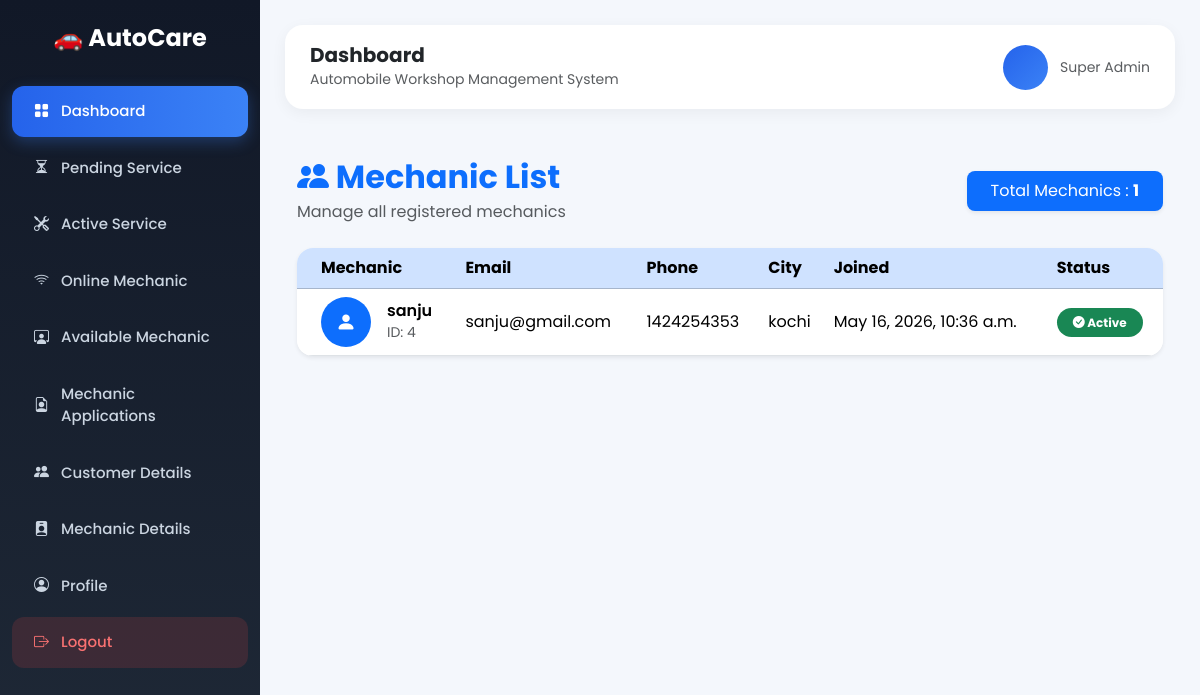
/superuser/mechanics-list/ (signed in), run on the app's committed database.
### mechanic/models.py (models this page shows, shortened)
class Mechanic(models.Model):
    name = models.CharField(max_length=255)
    email = models.EmailField(unique=True)
    number = models.CharField(max_length=15)
    address = models.TextField()
    certificate = models.FileField(upload_to='mechanic_certificate/')
    aadhaar = models.TextField(max_length=12)
    experience_certificate = models.FileField(upload_to='mechanic_experience_certificate/', blank=True, null=True)
    city = models.ForeignKey(City, on_delete=models.CASCADE)
    password = models.CharField(max_length=255)
    profile_pic = models.ImageField(upload_to='mechanic_profile_pic/', blank=True, null=True)
    is_valid = models.BooleanField(default=False)
    is_reject = models.BooleanField(default=False)
    last_login_date = models.DateTimeField(blank=True, null=True)
    application_created_at = models.DateTimeField(auto_now_add=True)
    created_at = models.DateTimeField(blank=True, null=True)

### customer/models.py (models this page shows, shortened)
class City(models.Model):
    name = models.CharField(max_length=255)

### superuser/views.py (the view)
# urls.py: path('mechanics-list/', views.all_mechanic_details, name='all_mechanic_details'),
def all_mechanic_details(request):
    superuser = check_superuser_access(request)
    if superuser is None:
        return redirect('login_superuser')
    mechanic = Mechanic.objects.select_related('city').filter(is_valid=True)
    return render(request, 'all_mechanic_details.html',{
        'mechanic':mechanic
    })

### superuser/views.py (called while the page is built)
def check_superuser_access(request):
    super_user_id = request.session.get('super_user_id')
    if not super_user_id:
        return None
    try:
        superuser = Superadmin.objects.get(id=super_user_id)
        return superuser
    except Superadmin.DoesNotExist:
        return None

### superuser/templates/all_mechanic_details.html (shortened to what this page needs)
{% extends 'base_admin.html' %}
{% load static %}
{% block content %}
<div class="container py-4">
    <div class="d-flex justify-content-between align-items-center mb-4">
        <div>
            <h2 class="fw-bold text-primary mb-1">
                <i class="bi bi-people-fill"></i>
                Mechanic List
            </h2>
            <p class="text-muted mb-0">
                Manage all registered mechanics
            </p>
        </div>
        <div class="bg-primary text-white px-4 py-2 rounded-3 shadow-sm">
            Total Mechanics : <strong>{{ mechanic|length }}</strong>
        </div>
    </div>
    <div class="card border-0 shadow-sm rounded-4 overflow-hidden">
        <div class="card-body p-0">
            <div class="table-responsive">
                <table class="table table-hover align-middle mb-0">
                    <thead class="table-primary">
                        <tr>
                            <th class="ps-4">Mechanic</th>
                            <th>Email</th>
                            <th>Phone</th>
                            <th>City</th>
                            <th>Joined</th>
                            <th>Status</th>
                        </tr>
                    </thead>
                    <tbody>
                        {% for m in mechanic %}
                        <tr style="cursor:pointer;"
                            onclick="window.location.href='/superuser/mechanic/{{ m.id }}/'">
                            <td class="ps-4">
                                <div class="d-flex align-items-center">
                                    <div class="bg-primary text-white rounded-circle d-flex align-items-center justify-content-center me-3"
                                         style="width:50px;height:50px;font-size:20px;">
                                        <i class="bi bi-person-fill"></i>
                                    </div>
                                    <div>
                                        <h6 class="mb-0 fw-semibold">
                                            {{ m.name }}
                                        </h6>
                                        <small class="text-muted">
                                            ID: {{ m.id }}
                                        </small>
                                    </div>
                                </div>
                            </td>
                            <td>
                                {{ m.email|default:"-" }}
                            </td>
                            <td>
                                {{ m.number }}
                            </td>
                            <td>
                                {{ m.city.name|default:"-" }}
                            </td>
                            <td>
                                {{ m.created_at }}
                            </td>
                            <td>
                                {% if m.is_valid %}
                                    <span class="badge bg-success px-3 py-2 rounded-pill">
                                        <i class="bi bi-check-circle-fill"></i>
                                        Active
                                    </span>
                                {% else %}
                                    <span class="badge bg-danger px-3 py-2 rounded-pill">
                                        <i class="bi bi-x-circle-fill"></i>
                                        Not Active
                                    </span>
                                {% endif %}
                            </td>
                        </tr>
                        {% endfor %}
                    </tbody>
                </table>
            </div>
        </div>
    </div>
</div>
{% endblock %}

### superuser/templates/base_admin.html (style rules this page uses)
* { font-family: 'Poppins', sans-serif; }
body { background: #f4f7fc; overflow-x: hidden; }

### data on the page
Mechanic: name "sanju", id "4", email "sanju@gmail.com", number "1424254353", city.name "kochi", created_at "May 16, 2026, 10:36 a.m.", is_valid True (drawn)

### other printed values
{{ mechanic|length }} "1"
